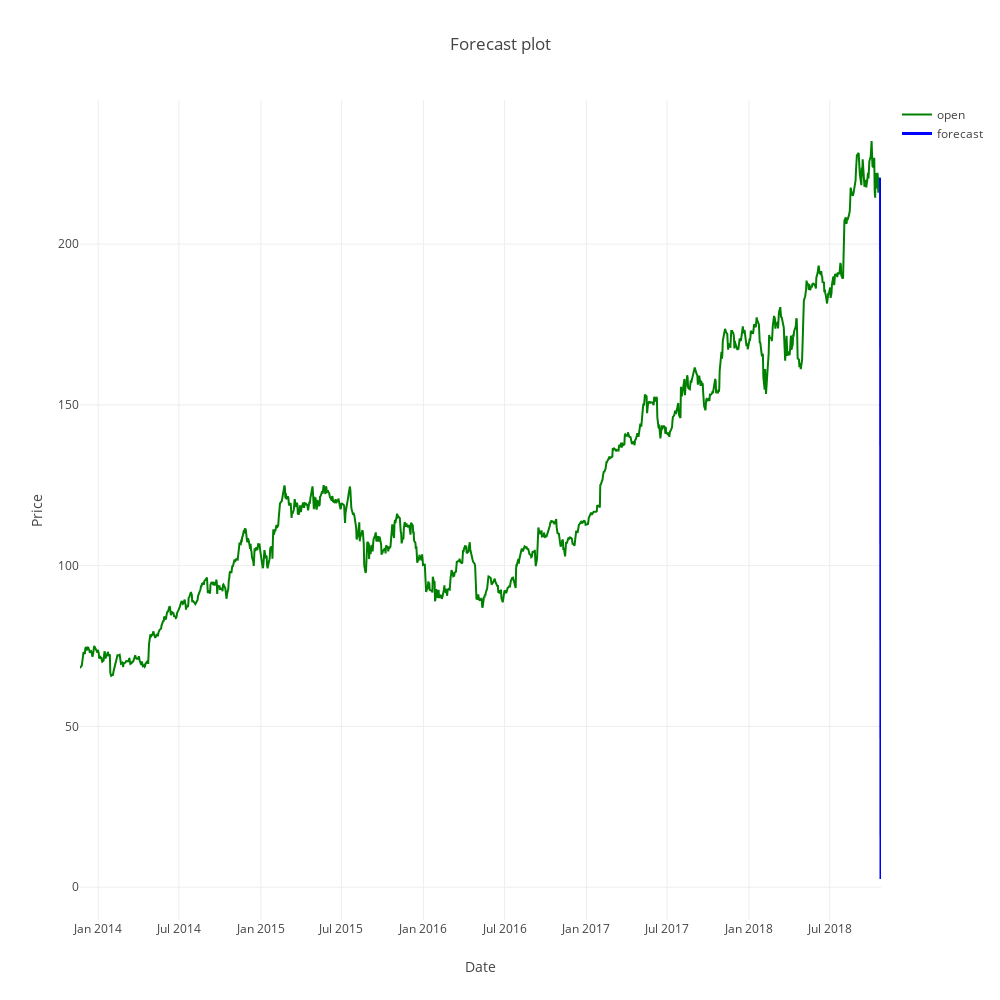

Here is the notebook cell this chart was saved with:
### Code cell
p1 = go.Scatter(x=df.index,
                y=df.close, 
                mode='lines',
                name='open',
                marker=dict(color='green')
               )
p2 = go.Scatter(x=df.index, 
                y=df.forecast,
                mode='lines',
                name='forecast',
                line=dict(color='blue', width=3)
                )

layout = go.Layout(title='Forecast plot',width=1000,height=1000,
xaxis=dict(title='Date',ticks='', showticklabels=True,
                              zeroline=False),
                   yaxis=dict(title='Price',ticks='', showticklabels=True,
                              zeroline=False),
                   showlegend=True)

fig = go.Figure(data=[p1, p2], layout=layout)

iplot(fig)

### Figure 1 — Plotly figure (JSON) as saved in the notebook; plotly's stock layout.template omitted (floating-point values rounded to 4 significant figures; data arrays with more than 128 entries replaced by an {"elided": "..."} marker saying what was removed)
{"data": [{"marker": {"color": "green"}, "mode": "lines", "name": "open", "type": "scatter", "uid": "ea8d41f4-d7a3-11e8-8014-acde48001122", "x": {"elided": "1240 str values"}, "y": {"elided": "1240 float values"}}, {"line": {"color": "blue", "width": 3}, "mode": "lines", "name": "forecast", "type": "scatter", "uid": "ea8d435c-d7a3-11e8-a749-acde48001122", "x": {"elided": "1240 str values"}, "y": {"elided": "1240 float values"}}], "layout": {"height": 1000, "showlegend": true, "title": "Forecast plot", "width": 1000, "xaxis": {"showticklabels": true, "ticks": "", "title": "Date", "zeroline": false}, "yaxis": {"showticklabels": true, "ticks": "", "title": "Price", "zeroline": false}}}
